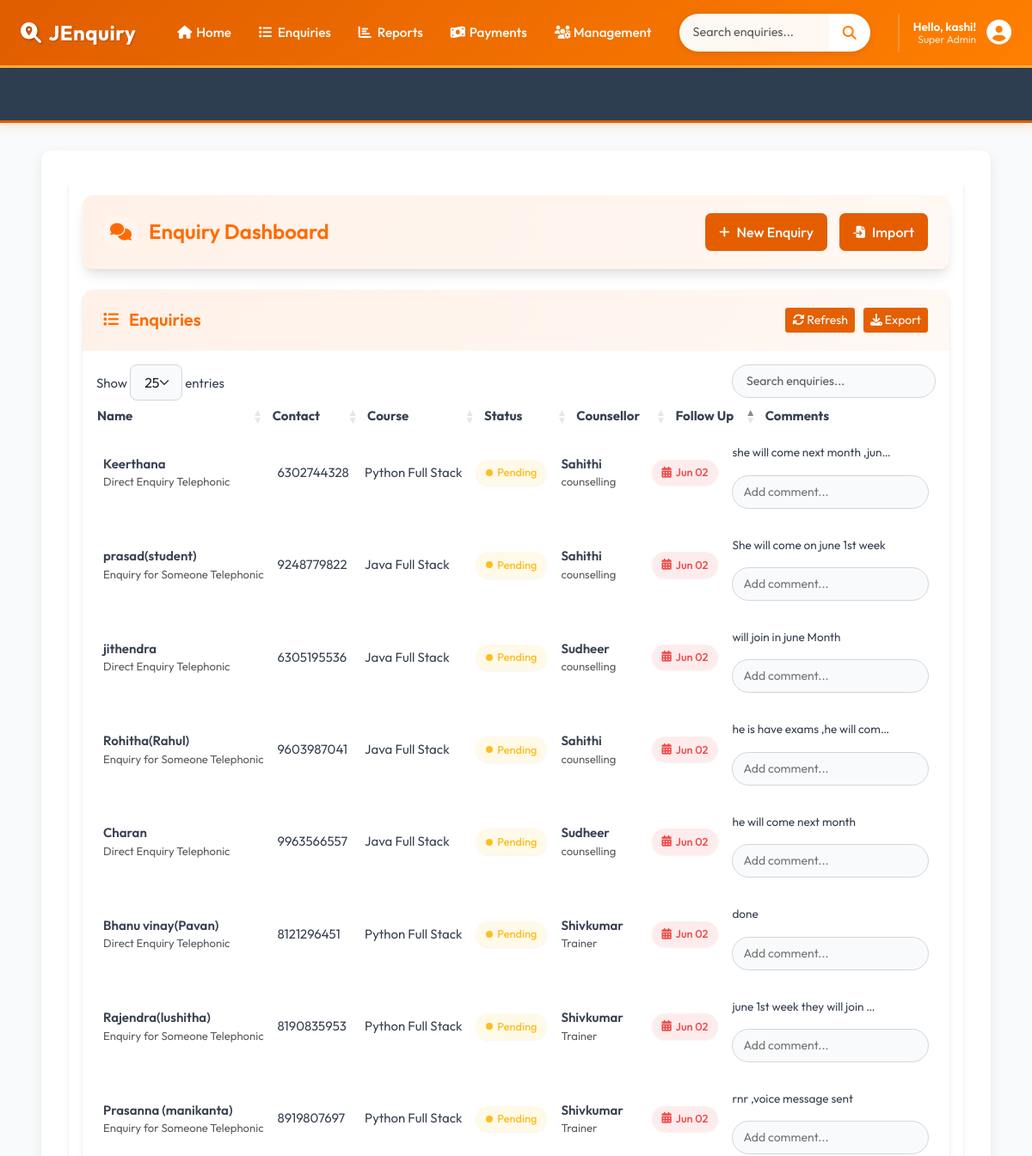
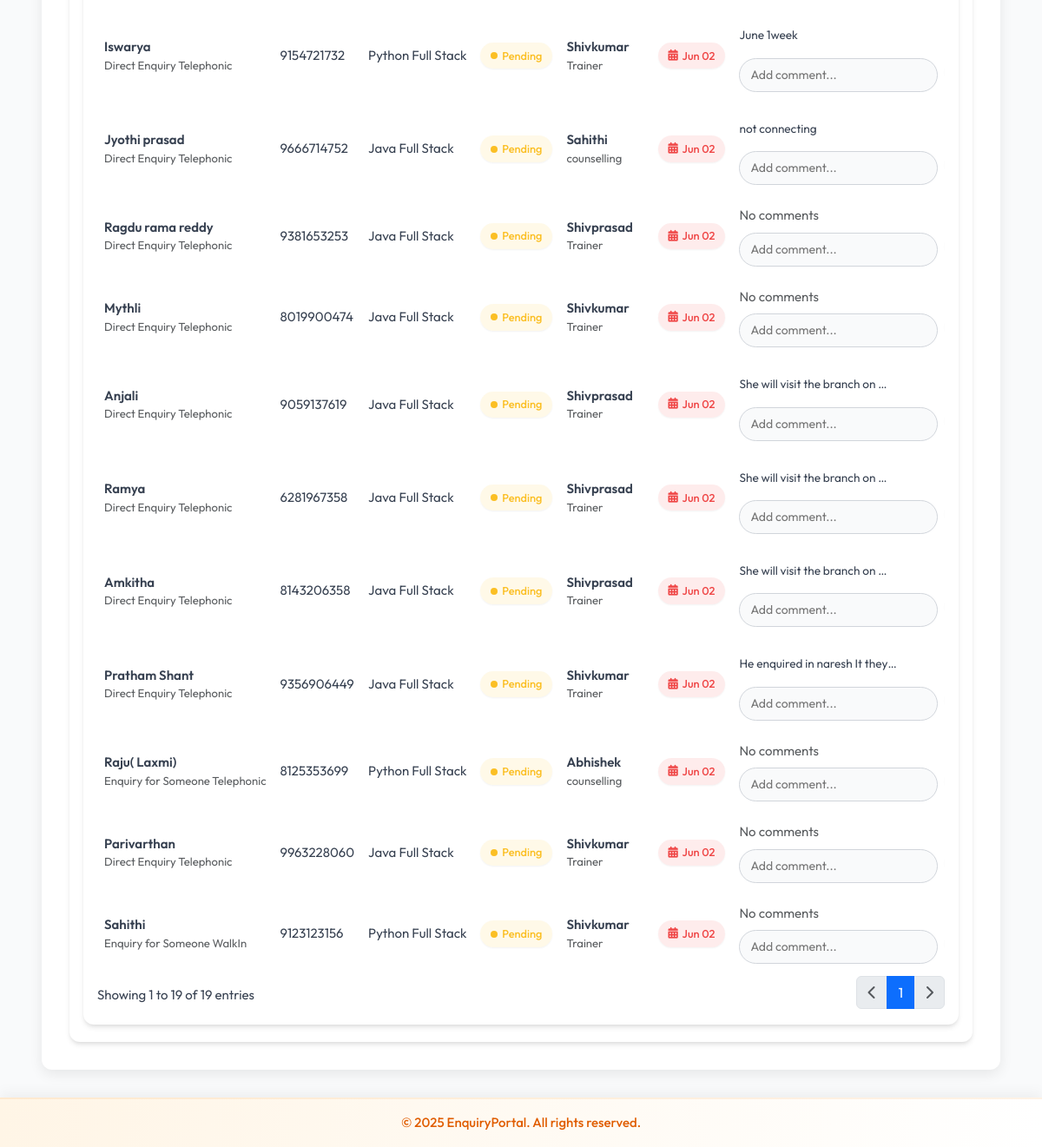
The page /today-followups/ (signed in) on the database as committed earlier (2 pictures, top to bottom).
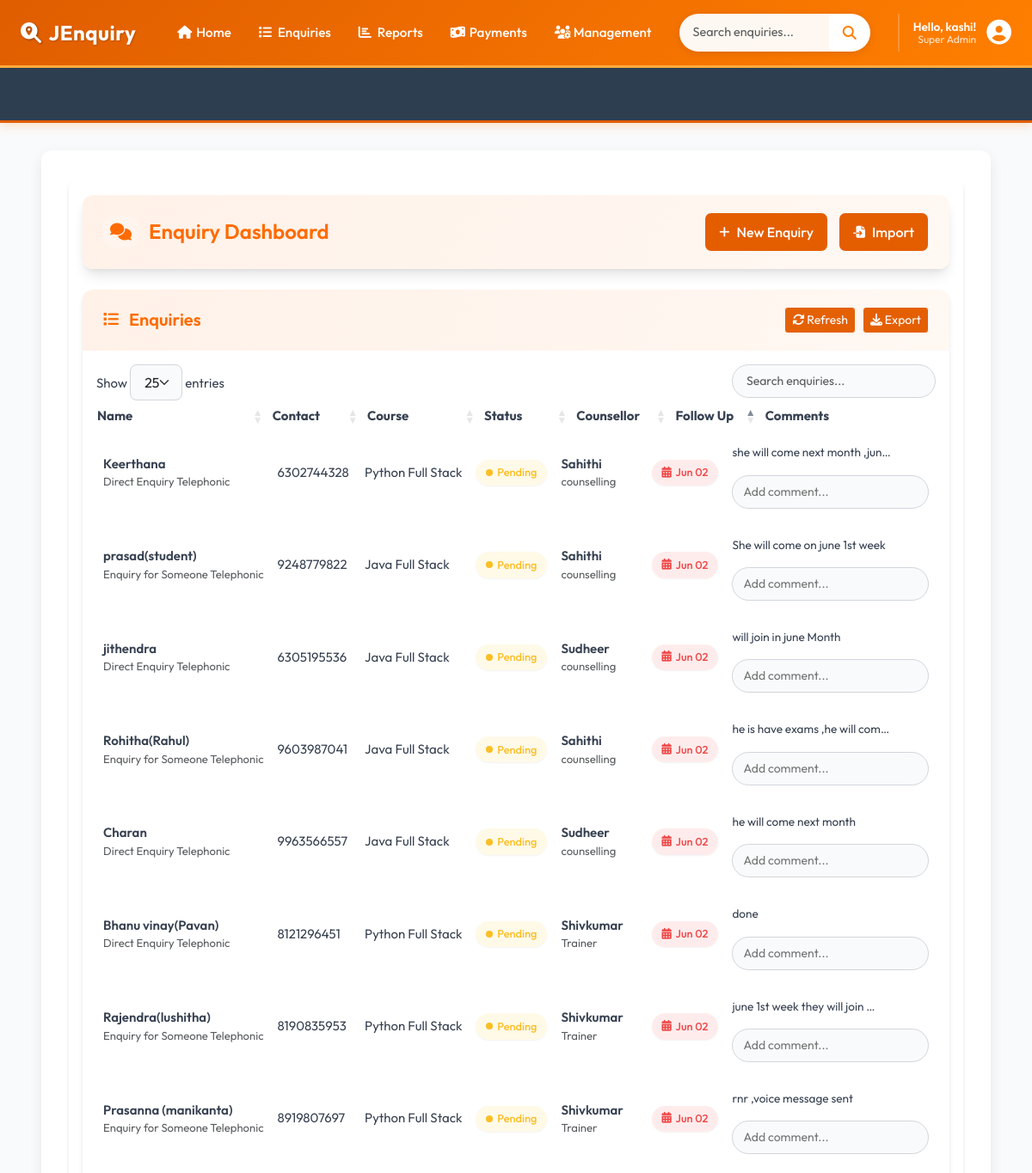
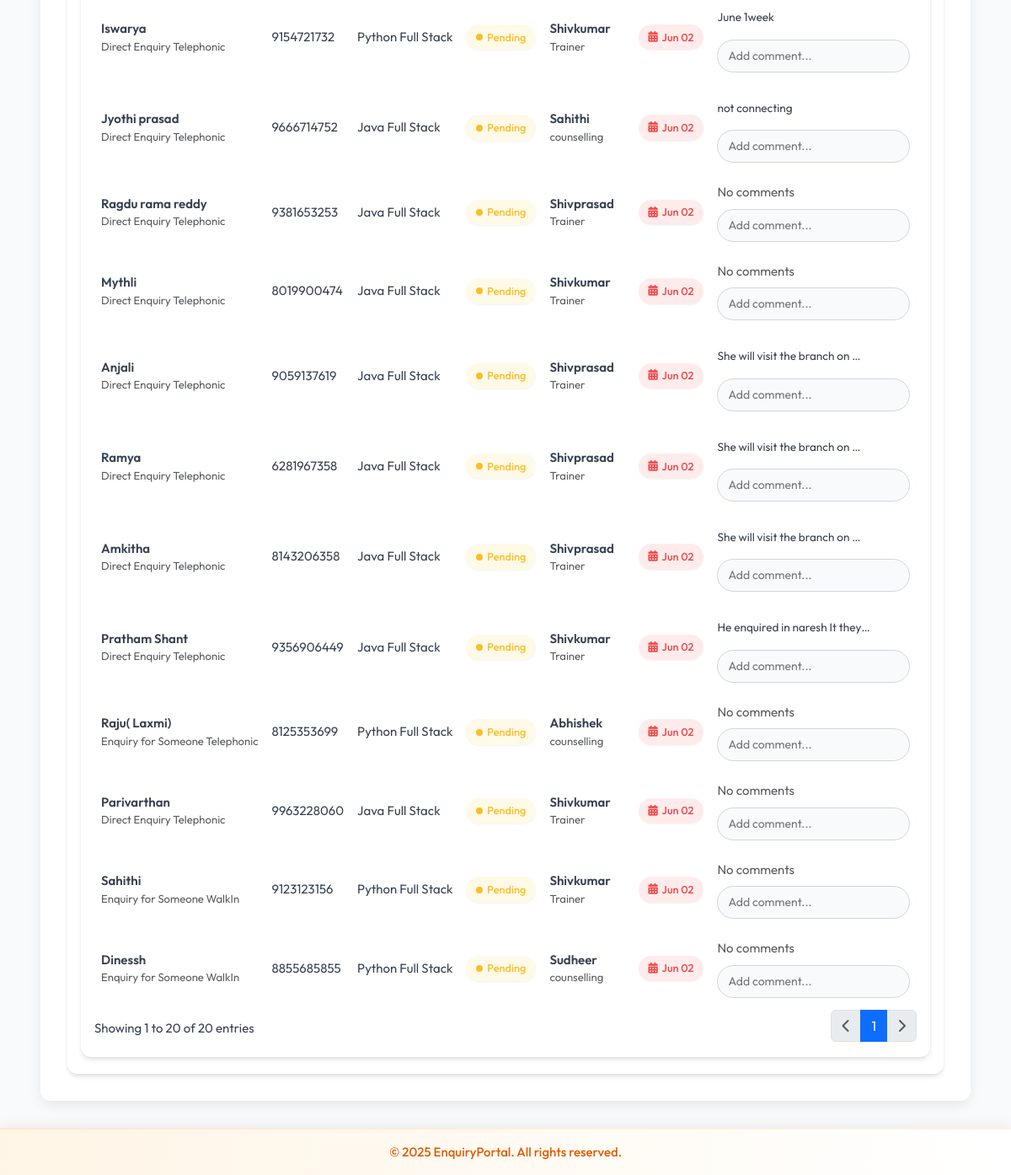
The same page on the database as committed later (2 pictures, top to bottom).
### accounts/models.py (models this page shows, shortened)
class CustomUser(AbstractBaseUser, PermissionsMixin):
    ROLE_CHOICES = (
        ('manager', 'Manager'),
        ('counselor', 'Counselor'),
    )
    email = models.EmailField(unique=True)
    first_name = models.CharField(max_length=30)
    last_name = models.CharField(max_length=30)
    role = models.CharField(max_length=20, choices=ROLE_CHOICES)
    is_approved = models.BooleanField(default=False)
    is_active = models.BooleanField(default=True)
    is_staff = models.BooleanField(default=False)
    objects = CustomUserManager()
    USERNAME_FIELD = 'email'
    REQUIRED_FIELDS = ['first_name', 'last_name', 'role']

### enquiry/models.py (models this page shows, shortened)
class Enquiry(models.Model):
    STATUS_CHOICES = [
        ('joined', 'Joined'),
        ('pending', 'Pending'),
        ('dropout', 'Dropout'),
    ]
    SUBJECT_CHOICES = [
        ('java_full_stack', 'Java Full Stack'),
        ('python_full_stack', 'Python Full Stack'),
        ('other', 'Other'),
    ]
    ENQUIRY_TYPE_CHOICES = [
        ('someone_telephonic', 'Enquiry for Someone Telephonic'),
        ('direct_telephonic', 'Direct Enquiry Telephonic'),
        ('someone_walkin', 'Enquiry for Someone WalkIn'),
        ('direct_walkin', 'Direct Enquiry WalkIn'),
        ('telephonic_to_walkin', 'Telephonic To Walkin'),
    ]
    name = models.CharField(max_length=100)
    mobile = models.CharField(max_length=15, unique=True)
    subject = models.CharField(max_length=50, choices=SUBJECT_CHOICES)
    status = models.CharField(max_length=10, choices=STATUS_CHOICES, default='pending')
    enquiry_type = models.CharField(max_length=30, choices=ENQUIRY_TYPE_CHOICES, default='direct_telephonic')
    counsellor = models.ForeignKey(Counsellor, on_delete=models.CASCADE)
    created_at = models.DateTimeField(auto_now_add=True)
    followup_date = models.DateField(null=True, blank=True)
    enquiry_date = models.DateField(null=True, blank=True)
    parent_number = models.CharField(max_length=15, blank=True, null=True)
    fees_paid_date = models.DateField(null=True, blank=True)
    native_district_name=models.CharField(max_length=30,blank=True,null=True)
    target_fees = models.DecimalField(
        max_digits=12, decimal_places=2,
        null=True, blank=True,
        help_text="Total fees for the course"
    )
    fees_paid = models.DecimalField(
        max_digits=12, decimal_places=2,
        default=0.00,
        help_text="Total amount paid by the student"
    )
    fees_balance = models.DecimalField(
        max_digits=12, decimal_places=2,
        null=True, blank=True,
        help_text="Remaining balance (calculated automatically)"
    )
    due_date = models.DateField(
        null=True, blank=True,
        help_text="Deadline for full fees payment"
    )
    other_subject_name = models.CharField(
        max_length=100,
        blank=True,
        null=True,
        help_text="Specify the subject if 'Other' is selected"
    )
    is_joined_batch = models.BooleanField(
    default=False,
    help_text="True if the student has joined a batch"
)
    VISIT_TYPE_CHOICES = [
        ('alone_walkin', 'Alone Walkin'),
        ('came_with_parents', 'Came with parents'),
        ('student_reference', 'Student Reference'),
        ('old_student_reference', 'Old Student Reference'),
        ('came_with_relatives', 'Came with relatives'),
        ('telephonic','Telephonic'),
    ]
    visit_type = models.CharField(
        max_length=30,
        choices=VISIT_TYPE_CHOICES,
        default='alone_walkin',
        help_text="How did the student come for enquiry?"
    )

class Counsellor(models.Model):
    name = models.CharField(max_length=100, unique=True)
    mobile = models.CharField(max_length=15)
    department = models.CharField(max_length=100)

class Comment(models.Model):
    enquiry = models.ForeignKey(Enquiry, on_delete=models.CASCADE, related_name='comments')
    comment = models.TextField()
    created_at = models.DateTimeField(default=timezone.now)
    class Meta:
        get_latest_by = 'created_at'
        ordering = ['-created_at']

### enquiry/views.py (the view)
# urls.py: path('today-followups/', views.today_followups, name='today_followups'),
@login_required(login_url='accounts:login')
def today_followups(request):
    today = get_ist_time().date()
    enquiries = Enquiry.objects.filter(followup_date=today, status='pending')
    return render(request, 'today_followups.html', {'enquiries': enquiries, 'today': today})

### template/today_followups.html (shortened to what this page needs)
{% extends 'base.html' %}
{% block extra_css %}
<link rel="stylesheet" href="https://cdn.datatables.net/1.13.6/css/dataTables.bootstrap5.min.css">
<link rel="stylesheet" href="https://cdnjs.cloudflare.com/ajax/libs/font-awesome/6.4.0/css/all.min.css">
{% endblock %}
{% block content %}
<div class="app-wrapper">
    <div class="dashboard-header">
        <h1 class="dashboard-title">
            <i class="fas fa-comments"></i>
            Enquiry Dashboard
        </h1>
        <div class="dashboard-actions">
            <a href="{% url 'enquiry:add_enquiry' %}" class="btn btn-light">
                <i class="fas fa-plus"></i> New Enquiry
            </a>
            <a href="{% url 'enquiry:bulk_enquiry_upload' %}" class="btn btn-outline-light">
                <i class="fas fa-file-import"></i> Import
            </a>
        </div>
    </div>
    <div class="data-card">
        <div class="card-header">
            <h2 class="card-title">
                <i class="fas fa-list"></i> Enquiries
            </h2>
            <div class="d-flex gap-2">
                <button id="refreshTable" class="btn btn-sm btn-outline-light">
                    <i class="fas fa-sync-alt"></i> Refresh
                </button>
                <button id="exportCSV" class="btn btn-sm btn-outline-light">
                    <i class="fas fa-download"></i> Export
                </button>
            </div>
        </div>
        <div class="card-body p-0">
            <div class="data-table-wrapper">
                <table id="enquiryTable" class="display nowrap w-100">
                    <thead>
                        <tr>
                            <th>Name</th>
                            <th>Contact</th>
                            <th>Course</th>
                            <th>Status</th>
                            <th>Counsellor</th>
                            <th>Follow Up</th>
                            <th>Comments</th>
                        </tr>
                    </thead>
                    <tbody>
                        {% for enquiry in enquiries %}
                        <tr id="enquiry-row-{{ enquiry.id }}">
                            <td>
                                <div class="fw-semibold">{{ enquiry.name }}</div>
                                <div class="text-muted small">{{ enquiry.get_enquiry_type_display }}</div>
                            </td>
                            <td>{{ enquiry.mobile }}</td>
                            <td>{{ enquiry.get_subject_display }}</td>
                            <td>
                                <span class="status-badge status-{{ enquiry.status|slugify }}"
                                      data-status="{{ enquiry.status }}"
                                      data-enquiry-id="{{ enquiry.id }}">
                                    {{ enquiry.get_status_display }}
                                </span>
                            </td>
                            <td>
                                <div class="fw-semibold">{{ enquiry.counsellor.name }}</div>
                                <div class="text-muted small">{{ enquiry.counsellor.department }}</div>
                            </td>
                            <td>
                                <div class="followup-date {% if enquiry.followup_date <= today %}urgent{% endif %}"
                                     data-enquiry-id="{{ enquiry.id }}">
                                    <i class="fas fa-calendar-alt"></i>
                                    {% if enquiry.followup_date %}
                                        {{ enquiry.followup_date|date:"M d" }}
                                    {% else %}
                                        Set Date
                                    {% endif %}
                                </div>
                            </td>
                            <td>
                                <div id="comment-container-{{ enquiry.id }}">
                                    {% with enquiry.comments.all|first as comment %}
                                        {% if comment %}
                                            <div class="comment-preview"
                                                 title="{{ comment.comment }}"
                                                 data-enquiry-id="{{ enquiry.id }}">
                                                {{ comment.comment|truncatechars:30 }}
                                            </div>
                                        {% else %}
                                            <span class="text-muted">No comments</span>
                                        {% endif %}
                                    {% endwith %}
                                </div>
                                <div class="comment-input-group">
                                    <input type="text"
                                           id="comment-input-{{ enquiry.id }}"
                                           class="comment-input"
                                           placeholder="Add comment...">
                                </div>
                            </td>
                        </tr>
                        {% endfor %}
                    </tbody>
                </table>
            </div>
        </div>
    </div>
</div>
{% endblock %}

### template/base.html (shortened to what this page needs)
<!DOCTYPE html>
<html lang="en">
<head>
    <link href="https://cdn.jsdelivr.net/npm/bootstrap@5.3.0-alpha1/dist/css/bootstrap.min.css" rel="stylesheet">
    <link rel="stylesheet" href="https://cdnjs.cloudflare.com/ajax/libs/font-awesome/6.4.0/css/all.min.css">
<link rel="stylesheet" href="https://cdnjs.cloudflare.com/ajax/libs/font-awesome/6.5.0/css/all.min.css">
<link rel="stylesheet" href="https://cdn.jsdelivr.net/npm/flatpickr/dist/flatpickr.min.css">
    {% block extra_css %}
    {% endblock %}
</head>
<body>
    <nav class="navbar navbar-expand-lg navbar-dark">
        <div class="container-fluid">
            <a class="navbar-brand pulse-on-hover" href="{% url 'enquiry:dashboard' %}">
                <i class="fas fa-search-location"></i>JEnquiry
            </a>
            <div class="collapse navbar-collapse" id="mainNav">
                {% if user.is_authenticated %}
                <ul class="navbar-nav me-auto mb-2 mb-lg-0">
                    <li class="nav-item">
                        <a class="nav-link" href="{% url 'enquiry:dashboard' %}"><i class="fas fa-home"></i> Home</a>
                    </li>
                    <li class="nav-item dropdown">
                        <a class="nav-link dropdown-toggle" href="#" role="button" data-bs-toggle="dropdown">
                            <i class="fas fa-list"></i> Enquiries
                        </a>
                    </li>
                    <li class="nav-item dropdown">
                        <a class="nav-link dropdown-toggle" href="#" role="button" data-bs-toggle="dropdown">
                            <i class="fas fa-chart-bar"></i> Reports
                        </a>
                    </li>
                    <li class="nav-item dropdown">
                        <a class="nav-link dropdown-toggle" href="#" role="button" data-bs-toggle="dropdown">
                            <i class="fas fa-money-bill-wave"></i> Payments
                        </a>
                    </li>
                    <li class="nav-item dropdown">
                        <a class="nav-link dropdown-toggle" href="#" role="button" data-bs-toggle="dropdown">
                            <i class="fas fa-users-cog"></i> Management
                        </a>
                    </li>
                </ul>
                <form class="d-flex search-form search-section" action="{% url 'enquiry:enquary_list' %}" method="get">
                    <div class="input-group">
                        <input type="search" name="search" class="form-control" placeholder="Search enquiries..."
                               aria-label="Search">
                        <button class="btn" type="submit">
                            <i class="fas fa-search"></i>
                        </button>
                    </div>
                </form>
                <div class="user-section">
                    <div class="user-menu">
                        <div class="dropdown user-dropdown">
                            <button class="dropdown-toggle" type="button" data-bs-toggle="dropdown"
                                    aria-expanded="false">
                                <div class="user-profile-dropdown">
                                    <div class="user-details">
                                        <p class="user-greeting">
                                           Hello, {{ user.first_name|default:user.email }}!
                                        </p>
                                        <p class="user-role">
                                            {% if user.is_superuser %}
                                                Super Admin
                                            {% elif user.is_staff %}
                                                Admin
                                            {% else %}
                                                Counsellor
                                            {% endif %}
                                        </p>
                                    </div>
                                    <div class="user-avatar">
                                        <i class="fas fa-user-circle"></i>
                                    </div>
                                </div>
                            </button>
                        </div>
                    </div>
                </div>
                {% endif %}
            </div>
        </div>
    </nav>
<div class="marquee-container marquee-progress">
    <div class="marquee-content">
    </div>
</div>
    <div class="main-content-wrapper">
        <div class="container-fluid px-4">
            <div class="content-container">
                {% block content %}
                {% endblock %}
            </div>
        </div>
    </div>
    <footer class="text-center p-3">
        <div class="container">
            <p class="m-0">&copy; 2025 EnquiryPortal. All rights reserved.</p>
        </div>
    </footer>
</body>
</html>

Rows that differ between the two databases and show on the page:
added Enquiry: name "Dinessh", enquiry_type "Enquiry for Someone WalkIn", mobile "8855685855", subject "Python Full Stack", status "Pending", counsellor.name "Sudheer", counsellor.department "counselling", followup_date "Jun 02", shows "No comments"
Other text that changed with them:
text written by a page script: "Show entries Showing 1 to 19 of 19 entries 1" → "Show entries Showing 1 to 20 of 20 entries 1"
